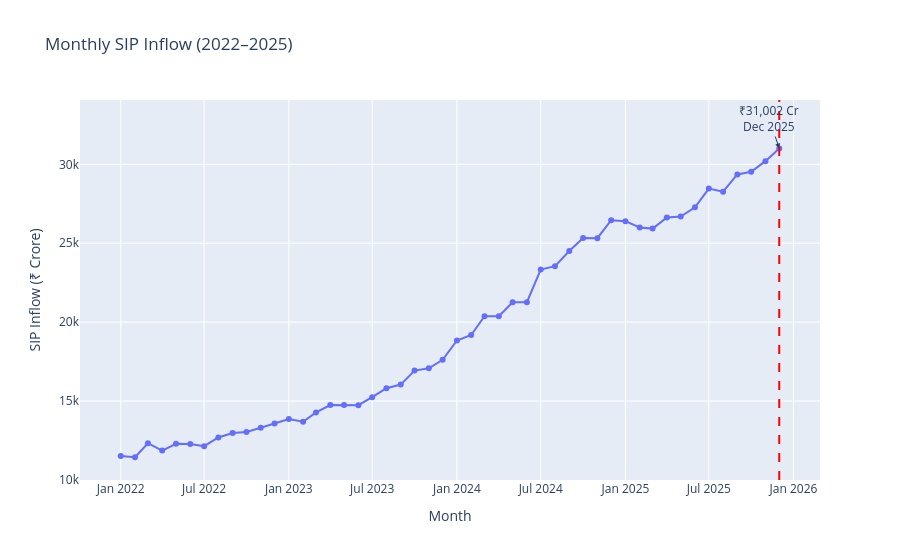

The notebook cell this image was saved under:
### Code cell
fig = px.line(
    sip,
    x="month",
    y="sip_inflow_crore",
    markers=True,
    title="Monthly SIP Inflow (2022–2025)",
    labels={
        "month": "Month",
        "sip_inflow_crore": "SIP Inflow (₹ Crore)"
    }
)

# Highlight December 2025
fig.add_vline(
    x="2025-12-01",
    line_dash="dash",
    line_color="red"
)

fig.add_annotation(
    x="2025-12-01",
    y=sip["sip_inflow_crore"].max(),
    text="₹31,002 Cr<br>Dec 2025",
    showarrow=True,
    arrowhead=2
)

fig.write_image(
    "../reports/supporting_files/charts/03_sip_inflow.png",
    width=1400,
    height=800,
    scale=2
)

fig.show()

### Figure 1 — Plotly figure (JSON) as saved in the notebook; plotly's stock layout.template omitted (floating-point values rounded to 4 significant figures)
{"data": [{"hovertemplate": "Month=%{x}<br>SIP Inflow (₹ Crore)=%{y}<extra></extra>", "legendgroup": "", "line": {"color": "#636efa", "dash": "solid"}, "marker": {"symbol": "circle"}, "mode": "lines+markers", "name": "", "orientation": "v", "showlegend": false, "type": "scatter", "x": ["2022-01-01T00:00:00", "2022-02-01T00:00:00", "2022-03-01T00:00:00", "2022-04-01T00:00:00", "2022-05-01T00:00:00", "2022-06-01T00:00:00", "2022-07-01T00:00:00", "2022-08-01T00:00:00", "2022-09-01T00:00:00", "2022-10-01T00:00:00", "2022-11-01T00:00:00", "2022-12-01T00:00:00", "2023-01-01T00:00:00", "2023-02-01T00:00:00", "2023-03-01T00:00:00", "2023-04-01T00:00:00", "2023-05-01T00:00:00", "2023-06-01T00:00:00", "2023-07-01T00:00:00", "2023-08-01T00:00:00", "2023-09-01T00:00:00", "2023-10-01T00:00:00", "2023-11-01T00:00:00", "2023-12-01T00:00:00", "2024-01-01T00:00:00", "2024-02-01T00:00:00", "2024-03-01T00:00:00", "2024-04-01T00:00:00", "2024-05-01T00:00:00", "2024-06-01T00:00:00", "2024-07-01T00:00:00", "2024-08-01T00:00:00", "2024-09-01T00:00:00", "2024-10-01T00:00:00", "2024-11-01T00:00:00", "2024-12-01T00:00:00", "2025-01-01T00:00:00", "2025-02-01T00:00:00", "2025-03-01T00:00:00", "2025-04-01T00:00:00", "2025-05-01T00:00:00", "2025-06-01T00:00:00", "2025-07-01T00:00:00", "2025-08-01T00:00:00", "2025-09-01T00:00:00", "2025-10-01T00:00:00", "2025-11-01T00:00:00", "2025-12-01T00:00:00"], "xaxis": "x", "y": [11517, 11438, 12328, 11863, 12286, 12276, 12140, 12694, 12976, 13040, 13306, 13573, 13856, 13687, 14276, 14749, 14749, 14734, 15245, 15814, 16042, 16928, 17073, 17610, 18838, 19187, 20371, 20371, 21262, 21262, 23332, 23547, 24509, 25323, 25320, 26459, 26400, 25999, 25926, 26632, 26688, 27274, 28464, 28265, 29361, 29529, 30200, 31002], "yaxis": "y"}], "layout": {"annotations": [{"arrowhead": 2, "showarrow": true, "text": "₹31,002 Cr<br>Dec 2025", "x": "2025-12-01", "y": 31002}], "legend": {"tracegroupgap": 0}, "shapes": [{"line": {"color": "red", "dash": "dash"}, "type": "line", "x0": "2025-12-01", "x1": "2025-12-01", "xref": "x", "y0": 0, "y1": 1, "yref": "y domain"}], "title": {"text": "Monthly SIP Inflow (2022–2025)"}, "xaxis": {"anchor": "y", "domain": [0, 1], "title": {"text": "Month"}}, "yaxis": {"anchor": "x", "domain": [0, 1], "title": {"text": "SIP Inflow (₹ Crore)"}}}}
